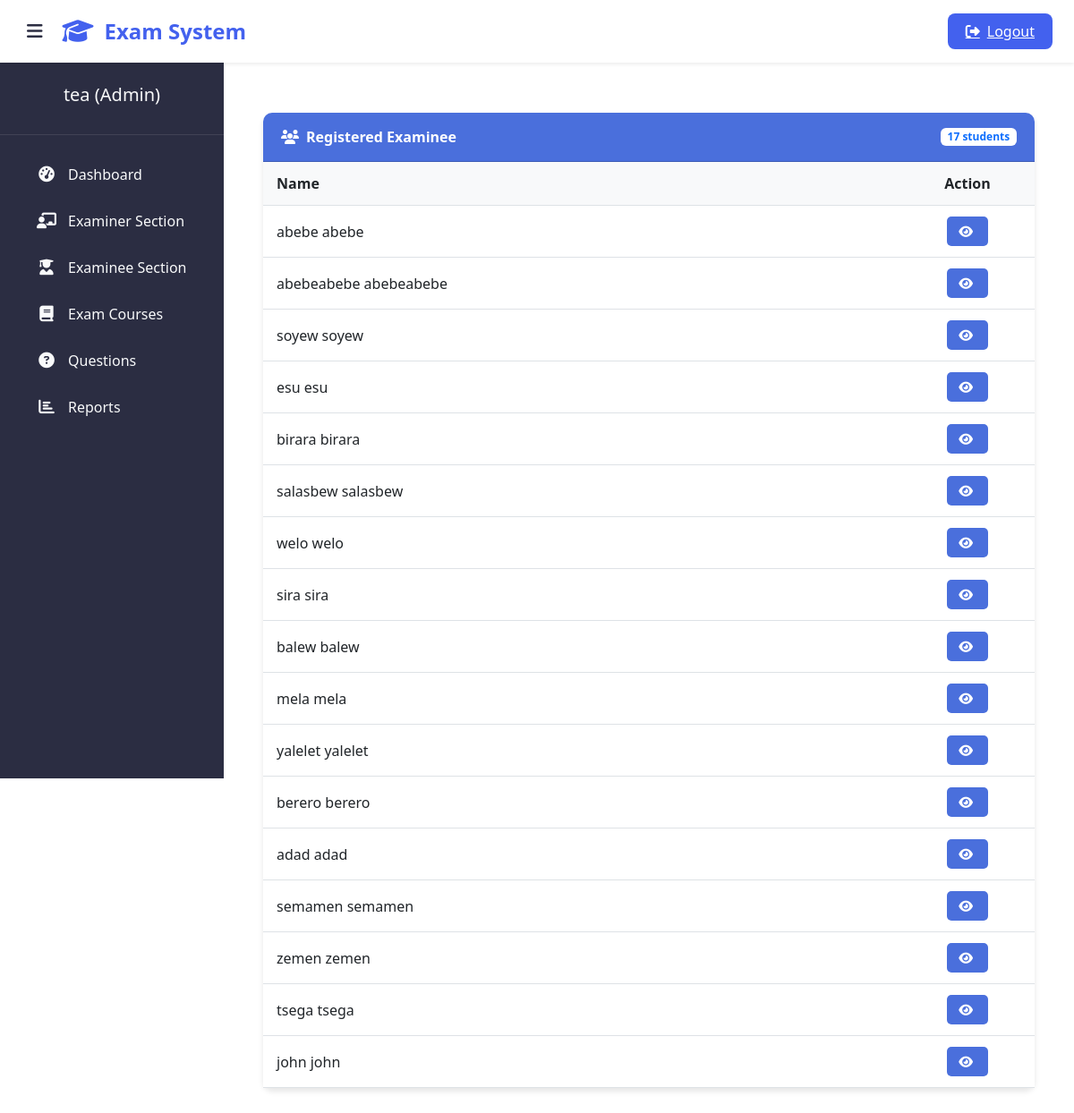
Screenshot of /admin-view-student-marks (signed in) with the database file from the repository.
### student/models.py (models this page shows, shortened)
class Student(models.Model):
    user=models.OneToOneField(User,on_delete=models.CASCADE)
    address = models.CharField(max_length=40)
    mobile = models.CharField(max_length=20,null=False)
    organization = models.CharField(max_length=200, null=False)
    course = models.ForeignKey(
        'exam.Course',
        on_delete=models.SET_NULL,
        null=True
    )
    @property
    def get_name(self):
        return self.user.first_name+" "+self.user.last_name

### exam/views.py (the view)
# urls.py: path('admin-view-student-marks', views.admin_view_student_marks_view,name='admin-view-student-marks'),
@login_required(login_url='adminlogin')
def admin_view_student_marks_view(request):
    students= SMODEL.Student.objects.all()
    return render(request,'exam/admin_view_student_marks.html',{'students':students})

### templates/exam/admin_view_student_marks.html (shortened to what this page needs)
{% extends 'exam/adminbase.html' %}
{% block content %}
{%load static%}
<head>
  <link href="https://cdn.jsdelivr.net/npm/bootstrap@5.3.0/dist/css/bootstrap.min.css" rel="stylesheet">
  <link rel="stylesheet" href="https://cdnjs.cloudflare.com/ajax/libs/font-awesome/6.4.0/css/all.min.css">
</head>
<div class="container py-4">
  <div class="card">
    <div class="card-header d-flex justify-content-between align-items-center">
      <span><i class="fas fa-users me-2"></i>Registered Examinee</span>
      <span class="badge bg-white text-primary">{{ students|length }} students</span>
    </div>
    <div class="card-body p-0">
      {% if students %}
      <div class="table-responsive">
        <table class="table table-hover">
          <thead>
            <tr>
              <th>Name</th>
              <th class="text-center">Action</th>
            </tr>
          </thead>
          <tbody>
            {% for t in students %}
            <tr>
              <td>{{ t.get_name }}</td>
              <td class="text-center action-cell">
                <a class="btn btn-view" href="{% url 'admin-view-marks' t.id %}">
                  <i class="fas fa-eye me-1"></i>
                </a>
              </td>
            </tr>
            {% endfor %}
          </tbody>
        </table>
      </div>
      {% else %}
      <div class="empty-state">
        <i class="fas fa-user-graduate"></i>
        <h5>No Students Registered</h5>
        <p>There are currently no students registered in the system.</p>
      </div>
      {% endif %}
    </div>
  </div>
</div>
{% endblock content %}

### templates/exam/adminbase.html (shortened to what this page needs)
<!DOCTYPE html>
{% load static %}
<html lang="en" dir="ltr">
<head>
  <link href="https://cdn.jsdelivr.net/npm/bootstrap@5.3.0/dist/css/bootstrap.min.css" rel="stylesheet">
  <link rel="stylesheet" href="https://cdnjs.cloudflare.com/ajax/libs/font-awesome/6.4.0/css/all.min.css">
</head>
<body>
  <header class="admin-header shadow-sm">
    <button class="sidebar-toggle" id="sidebarToggle">
      <i class="fas fa-bars"></i>
    </button>
    <div class="brand-logo">
      <i class="fas fa-graduation-cap"></i>
      <span>Exam System</span>
    </div>
    <div class="ms-auto">
      <a href="/logout" class="logout-btn">
        <i class="fas fa-sign-out-alt"></i>
        <span>Logout</span>
      </a>
    </div>
  </header>
  <aside class="admin-sidebar">
    <div class="sidebar-profile">
      <h5 class="profile-name">{{user.username}} (Admin) </h5>
    </div>
    <nav class="sidebar-menu">
      <a href="/admin-dashboard" class="menu-item active">
        <i class="fas fa-tachometer-alt"></i>
        <span>Dashboard</span>
      </a>
      <a href="/admin-teacher" class="menu-item">
        <i class="fas fa-chalkboard-teacher"></i>
        <span>Examiner Section</span>
      </a>
      <a href="/admin-student" class="menu-item">
        <i class="fas fa-user-graduate"></i>
        <span>Examinee Section</span>
      </a>
      <a href="/admin-course" class="menu-item">
        <i class="fas fa-book"></i>
        <span>Exam Courses</span>
      </a>
      <a href="/admin-question" class="menu-item">
        <i class="fas fa-question-circle"></i>
        <span>Questions</span>
      </a>
      <a href="/admin-report" class="menu-item">
        <i class="fas fa-chart-bar"></i>
        <span>Reports</span>
      </a>
    </nav>
  </aside>
  <main class="admin-content">
    {% block content %}
    {% endblock content %}
    {% include "exam/footer.html" %}
  </main>
</body>
</html>

### templates/exam/adminbase.html (style rules this page uses)
:root { --primary-color: #4361ee; --primary-hover: #3a56d4; --sidebar-color: #2b2d42; --sidebar-hover: #3a3d5d; --content-bg: #f8f9fa; --text-light: #f8f9fa; --text-dark: #2b2d42; --border-radius: 8px; --transition: all 0.3s ease; }
body { font-family: 'Segoe UI', system-ui, -apple-system, sans-serif; background-color: var(--content-bg); color: var(--text-dark); overflow-x: hidden; }
.admin-header { background: white; box-shadow: 0 2px 10px rgba(0,0,0,0.1); height: 70px; position: fixed; top: 0; right: 0; left: 0; z-index: 1030; display: flex; align-items: center; padding: 0 1.5rem; }
.brand-logo { font-weight: 700; font-size: 1.5rem; color: var(--primary-color); display: flex; align-items: center; gap: 0.75rem; }
.brand-logo i { font-size: 1.75rem; }
.admin-sidebar { width: 250px; height: 100vh; position: fixed; top: 70px; left: 0; background: var(--sidebar-color); color: var(--text-light); transition: var(--transition); z-index: 1020; overflow-y: auto; }
.sidebar-profile { text-align: center; padding: 1.5rem 1rem; border-bottom: 1px solid rgba(255,255,255,0.1); }
.sidebar-menu { padding: 1rem 0; }
.menu-item { display: flex; align-items: center; padding: 0.75rem 1.5rem; color: var(--text-light); text-decoration: none; transition: var(--transition); margin: 0.25rem 1rem; border-radius: var(--border-radius); }
.menu-item i { width: 24px; text-align: center; margin-right: 0.75rem; font-size: 1.1rem; }
.admin-content { margin-left: 250px; margin-top: 70px; padding: 2rem; min-height: calc(100vh - 70px); transition: var(--transition); }
.logout-btn { background: var(--primary-color); color: white; border: none; padding: 0.5rem 1.25rem; border-radius: var(--border-radius); font-weight: 500; transition: var(--transition); display: flex; align-items: center; gap: 0.5rem; }
.sidebar-toggle { background: none; border: none; color: var(--text-dark); font-size: 1.25rem; cursor: pointer; margin-right: 1rem; }

### templates/exam/admin_view_student_marks.html (style rules this page uses)
.card { border-radius: 10px; box-shadow: 0 4px 6px rgba(0, 0, 0, 0.1); margin-bottom: 30px; border: none; }
.card-header { background-color: #4a6fdc; color: white; border-radius: 10px 10px 0 0 !important; padding: 15px 20px; font-weight: 600; }
.table { margin-bottom: 0; }
.table th { background-color: #f8f9fa; font-weight: 600; border-top: none; }
.table td, .table th { vertical-align: middle; padding: 12px 15px; }
.btn-view { background-color: #4a6fdc; color: white; border-radius: 5px; padding: 5px 12px; font-size: 14px; transition: all 0.3s; }
.action-cell { width: 150px; }

### rows the page displays
Student: get_name "abebe abebe"
Student: get_name "abebeabebe abebeabebe"
Student: get_name "soyew soyew"
Student: get_name "esu esu"
Student: get_name "birara birara"
Student: get_name "salasbew salasbew"
Student: get_name "welo welo"
Student: get_name "sira sira"
Student: get_name "balew balew"
Student: get_name "mela mela"
Student: get_name "yalelet yalelet"
Student: get_name "berero berero"
Student: get_name "adad adad"
Student: get_name "semamen semamen"
Student: get_name "zemen zemen"
Student: get_name "tsega tsega"
Student: get_name "john john"

### other values shown
{{ user.username }} "tea"
{{ students|length }} "17"
